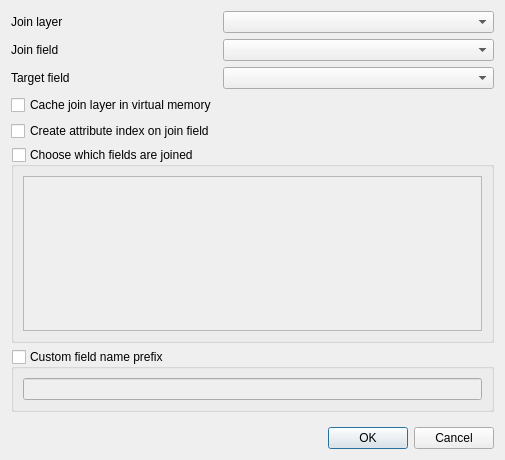
<?xml version="1.0" encoding="UTF-8"?>
<ui version="4.0">
 <class>QgsAddJoinDialogBase</class>
 <widget class="QDialog" name="QgsAddJoinDialogBase">
  <property name="geometry">
   <rect>
    <x>0</x>
    <y>0</y>
    <width>505</width>
    <height>460</height>
   </rect>
  </property>
  <property name="windowTitle">
   <string>Add vector join</string>
  </property>
  <layout class="QFormLayout" name="formLayout">
   <item row="0" column="0">
    <widget class="QLabel" name="mJoinLayerLabel">
     <property name="text">
      <string>Join layer</string>
     </property>
    </widget>
   </item>
   <item row="0" column="1">
    <widget class="QComboBox" name="mJoinLayerComboBox"/>
   </item>
   <item row="1" column="0">
    <widget class="QLabel" name="mJoinFieldLabel">
     <property name="text">
      <string>Join field</string>
     </property>
    </widget>
   </item>
   <item row="1" column="1">
    <widget class="QComboBox" name="mJoinFieldComboBox"/>
   </item>
   <item row="2" column="0">
    <widget class="QLabel" name="mTargetFieldLabel">
     <property name="text">
      <string>Target field</string>
     </property>
    </widget>
   </item>
   <item row="2" column="1">
    <widget class="QComboBox" name="mTargetFieldComboBox"/>
   </item>
   <item row="3" column="0">
    <widget class="QCheckBox" name="mCacheInMemoryCheckBox">
     <property name="text">
      <string>Cache join layer in virtual memory</string>
     </property>
    </widget>
   </item>
   <item row="4" column="0" colspan="2">
    <widget class="QCheckBox" name="mCreateIndexCheckBox">
     <property name="text">
      <string>Create attribute index on join field</string>
     </property>
    </widget>
   </item>
   <item row="5" column="0" colspan="2">
    <widget class="QgsCollapsibleGroupBox" name="mUseJoinFieldsSubset">
     <property name="title">
      <string>Choose which fields are joined</string>
     </property>
     <property name="checkable">
      <bool>true</bool>
     </property>
     <property name="checked">
      <bool>false</bool>
     </property>
     <property name="collapsed" stdset="0">
      <bool>true</bool>
     </property>
     <layout class="QGridLayout" name="gridLayout_2">
      <item row="0" column="0">
       <widget class="QListView" name="mJoinFieldsSubsetView"/>
      </item>
     </layout>
    </widget>
   </item>
   <item row="6" column="0" colspan="2">
    <widget class="QgsCollapsibleGroupBox" name="mUseCustomPrefix">
     <property name="title">
      <string>Custom field name prefix</string>
     </property>
     <property name="checkable">
      <bool>true</bool>
     </property>
     <property name="checked">
      <bool>false</bool>
     </property>
     <property name="collapsed" stdset="0">
      <bool>true</bool>
     </property>
     <layout class="QGridLayout" name="gridLayout_3">
      <item row="0" column="0">
       <widget class="QLineEdit" name="mCustomPrefix"/>
      </item>
     </layout>
    </widget>
   </item>
   <item row="8" column="0" colspan="2">
    <widget class="QDialogButtonBox" name="buttonBox">
     <property name="orientation">
      <enum>Qt::Horizontal</enum>
     </property>
     <property name="standardButtons">
      <set>QDialogButtonBox::Cancel|QDialogButtonBox::Ok</set>
     </property>
    </widget>
   </item>
   <item row="7" column="0">
    <spacer name="verticalSpacer">
     <property name="orientation">
      <enum>Qt::Vertical</enum>
     </property>
     <property name="sizeHint" stdset="0">
      <size>
       <width>20</width>
       <height>40</height>
      </size>
     </property>
    </spacer>
   </item>
  </layout>
 </widget>
 <customwidgets>
  <customwidget>
   <class>QgsCollapsibleGroupBox</class>
   <extends>QGroupBox</extends>
   <header>qgscollapsiblegroupbox.h</header>
   <container>1</container>
  </customwidget>
 </customwidgets>
 <tabstops>
  <tabstop>mJoinLayerComboBox</tabstop>
  <tabstop>mJoinFieldComboBox</tabstop>
  <tabstop>mTargetFieldComboBox</tabstop>
  <tabstop>mCacheInMemoryCheckBox</tabstop>
  <tabstop>mCreateIndexCheckBox</tabstop>
  <tabstop>mUseJoinFieldsSubset</tabstop>
  <tabstop>mJoinFieldsSubsetView</tabstop>
  <tabstop>mUseCustomPrefix</tabstop>
  <tabstop>mCustomPrefix</tabstop>
  <tabstop>buttonBox</tabstop>
 </tabstops>
 <resources/>
 <connections>
  <connection>
   <sender>buttonBox</sender>
   <signal>accepted()</signal>
   <receiver>QgsAddJoinDialogBase</receiver>
   <slot>accept()</slot>
   <hints>
    <hint type="sourcelabel">
     <x>252</x>
     <y>322</y>
    </hint>
    <hint type="destinationlabel">
     <x>157</x>
     <y>274</y>
    </hint>
   </hints>
  </connection>
  <connection>
   <sender>buttonBox</sender>
   <signal>rejected()</signal>
   <receiver>QgsAddJoinDialogBase</receiver>
   <slot>reject()</slot>
   <hints>
    <hint type="sourcelabel">
     <x>296</x>
     <y>322</y>
    </hint>
    <hint type="destinationlabel">
     <x>286</x>
     <y>274</y>
    </hint>
   </hints>
  </connection>
 </connections>
</ui>
